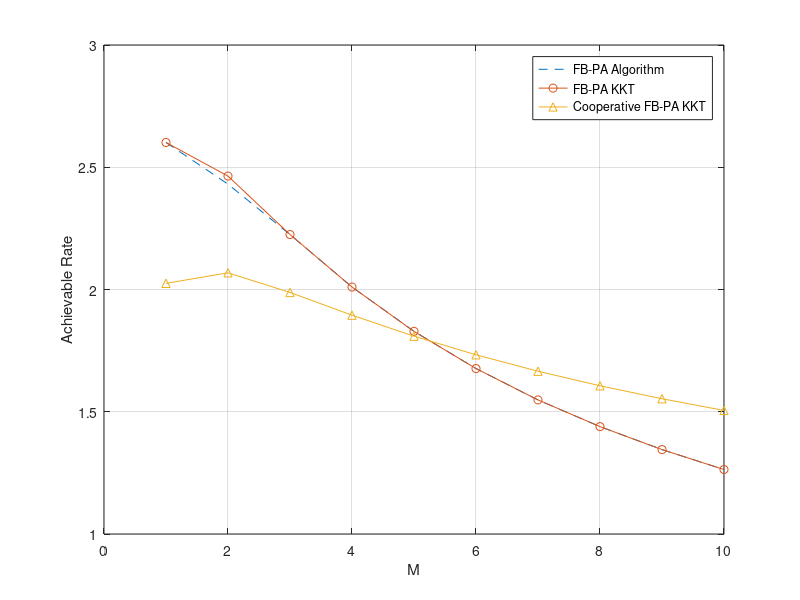

Reproduce this figure in MATLAB.
%% Performance
M = [1:10];
FBPA_al = [2.601363465	2.430792074	2.224784473	2.01007404	1.828789879	1.676707462	1.548406078	1.439185447	1.345275112	1.263698925];
FBPA_kkt = [2.601363465	2.463798729	2.224777926	2.010073198	1.828782369	1.676698415	1.548403199	1.439184125	1.345264829	1.263696246];
C_FBPA_kkt = [2.025207749	2.068293076	1.987967475	1.894988477	1.809075675	1.732930928	1.665780565	1.6062821	1.553181378	1.505434648];

i = i+1;
figure(i)
plot(M,FBPA_al,'--')
hold on
plot(M,FBPA_kkt,'-o')
hold on
plot(M,C_FBPA_kkt,'-^')
hold on
xlabel('M')
ylabel('Achievable Rate')
legend('FB-PA Algorithm','FB-PA KKT','Cooperative FB-PA KKT')
grid on